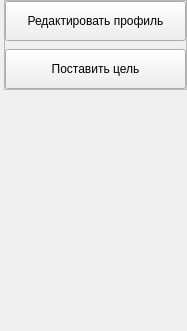
               <widget class="QWidget" name="page">
                <property name="geometry">
                 <rect>
                  <x>0</x>
                  <y>0</y>
                  <width>187</width>
                  <height>331</height>
                 </rect>
                </property>
                <attribute name="icon">
                 <iconset>
                  <normaloff>icons/chevron-down.svg</normaloff>icons/chevron-down.svg</iconset>
                </attribute>
                <attribute name="label">
                 <string>Мой профиль</string>
                </attribute>
                <layout class="QVBoxLayout" name="verticalLayout_12">
                 <property name="spacing">
                  <number>10</number>
                 </property>
                 <property name="leftMargin">
                  <number>4</number>
                 </property>
                 <property name="topMargin">
                  <number>0</number>
                 </property>
                 <property name="rightMargin">
                  <number>0</number>
                 </property>
                 <property name="bottomMargin">
                  <number>0</number>
                 </property>
                 <item alignment="Qt::AlignTop">
                  <widget class="QFrame" name="frame_14">
                   <property name="frameShape">
                    <enum>QFrame::StyledPanel</enum>
                   </property>
                   <property name="frameShadow">
                    <enum>QFrame::Raised</enum>
                   </property>
                   <layout class="QVBoxLayout" name="verticalLayout_9">
                    <property name="spacing">
                     <number>8</number>
                    </property>
                    <property name="leftMargin">
                     <number>0</number>
                    </property>
                    <property name="topMargin">
                     <number>0</number>
                    </property>
                    <property name="rightMargin">
                     <number>0</number>
                    </property>
                    <property name="bottomMargin">
                     <number>0</number>
                    </property>
                    <item>
                     <widget class="QPushButton" name="reduct_profile">
                      <property name="sizePolicy">
                       <sizepolicy hsizetype="Minimum" vsizetype="Preferred">
                        <horstretch>0</horstretch>
                        <verstretch>0</verstretch>
                       </sizepolicy>
                      </property>
                      <property name="minimumSize">
                       <size>
                        <width>0</width>
                        <height>40</height>
                       </size>
                      </property>
                      <property name="maximumSize">
                       <size>
                        <width>16777215</width>
                        <height>40</height>
                       </size>
                      </property>
                      <property name="acceptDrops">
                       <bool>false</bool>
                      </property>
                      <property name="styleSheet">
                       <string notr="true"/>
                      </property>
                      <property name="text">
                       <string>Редактировать профиль</string>
                      </property>
                      <property name="checkable">
                       <bool>false</bool>
                      </property>
                      <property name="autoRepeat">
                       <bool>false</bool>
                      </property>
                      <property name="autoRepeatInterval">
                       <number>100</number>
                      </property>
                     </widget>
                    </item>
                    <item>
                     <widget class="QPushButton" name="set_goal">
                      <property name="minimumSize">
                       <size>
                        <width>0</width>
                        <height>40</height>
                       </size>
                      </property>
                      <property name="maximumSize">
                       <size>
                        <width>16777215</width>
                        <height>40</height>
                       </size>
                      </property>
                      <property name="text">
                       <string>Поставить цель</string>
                      </property>
                     </widget>
                    </item>
                   </layout>
                  </widget>
                 </item>
                </layout>
               </widget>
